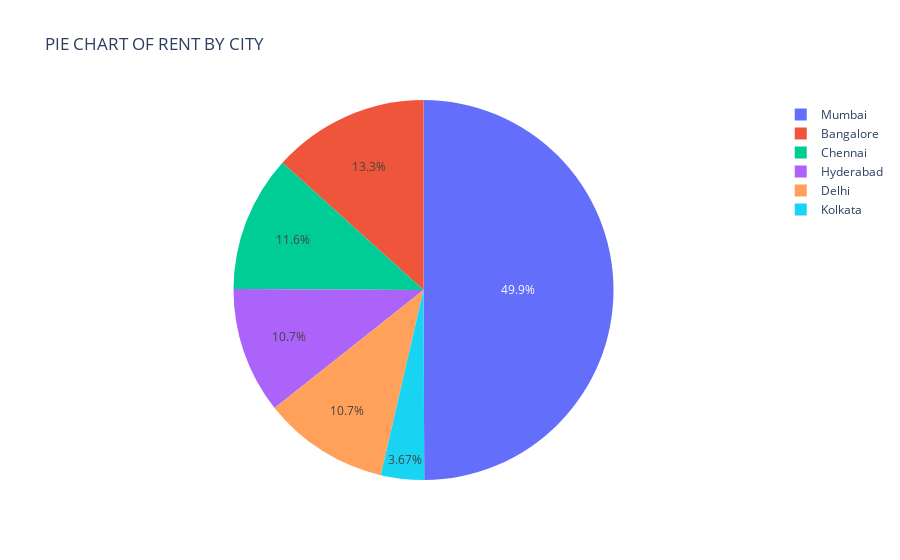

The notebook cell saved with this chart:
### Code cell
# plotly

px.pie(data_frame=rent_df, values='Rent', names='City',
      title='PIE CHART OF RENT BY CITY' )

### Figure 1 — Plotly figure (JSON) as saved in the notebook; plotly's stock layout.template omitted (floating-point values rounded to 4 significant figures; data arrays with more than 128 entries replaced by an {"elided": "..."} marker saying what was removed)
{"data": [{"domain": {"x": [0, 1], "y": [0, 1]}, "hovertemplate": "City=%{label}<br>Rent=%{value}<extra></extra>", "labels": {"elided": "4746 str values"}, "legendgroup": "", "name": "", "showlegend": true, "type": "pie", "values": {"elided": "4746 int values"}}], "layout": {"legend": {"tracegroupgap": 0}, "title": {"text": "PIE CHART OF RENT BY CITY"}}}
